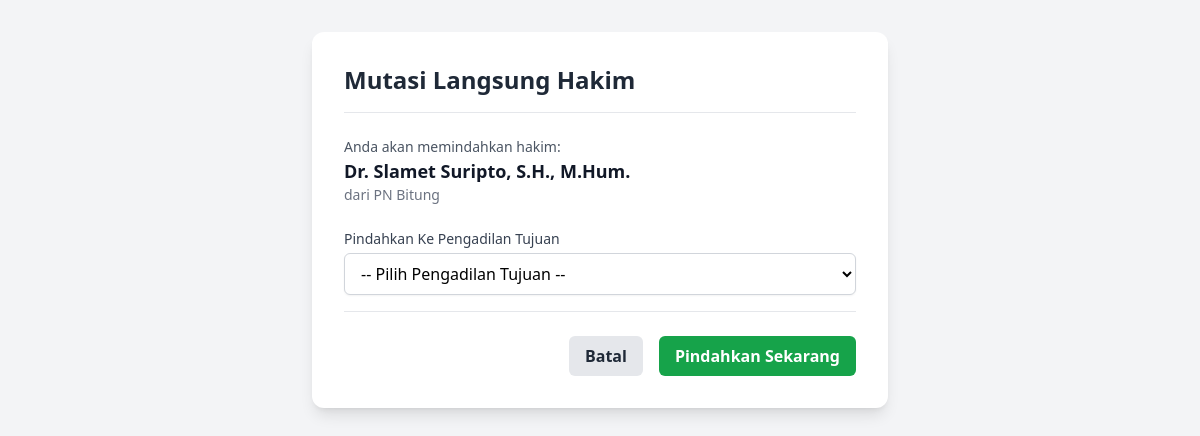
Page /mutasi.php?id=26 on the earlier database version.
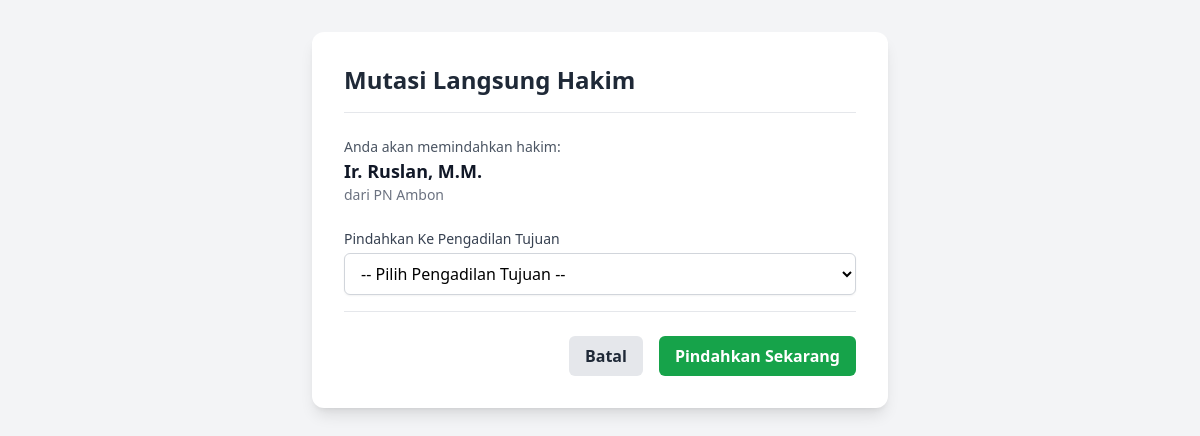
Same page on the later database version.
### tables this page shows
CREATE TABLE `hakim_perikanan` (
  `id` int(11) NOT NULL,
  `nama_hakim` varchar(255) NOT NULL,
  `nik` varchar(50) DEFAULT NULL,
  `foto` varchar(255) DEFAULT NULL,
  `id_pengadilan` int(11) NOT NULL,
  `asal_org` varchar(255) DEFAULT NULL,
  `jabatan` varchar(100) DEFAULT NULL,
  `kepres` varchar(255) DEFAULT NULL,
  `tgl_kepres` date DEFAULT NULL,
  `sk_dirjen` varchar(255) DEFAULT NULL,
  `tgl_sk_dirjen` date DEFAULT NULL,
  `masa_jabatan` varchar(50) DEFAULT NULL,
  `status_perpanjangan` varchar(255) DEFAULT NULL,
  `tanggal_habis` date DEFAULT NULL,
  `tmt_pn` date DEFAULT NULL,
  `tmt_hk` date DEFAULT NULL,
  `sk_pengangkatan_2` varchar(255) DEFAULT NULL,
  `tgl_sk_pengangkatan_2` date DEFAULT NULL
);

CREATE TABLE `pengadilan` (
  `id` int(11) NOT NULL,
  `nama_pengadilan` varchar(255) NOT NULL
);

### mutasi.php (the view, shortened to what this page needs)
<?php
require_once 'koneksi.php';
$hakim_id = isset($_GET['id']) ? intval($_GET['id']) : 0;
$stmt_hakim = $conn->prepare("SELECT h.nama_hakim, p.nama_pengadilan, p.id as id_pengadilan_asal FROM hakim_perikanan h JOIN pengadilan p ON h.id_pengadilan = p.id WHERE h.id = ?");
$stmt_hakim->bind_param("i", $hakim_id);
$stmt_hakim->execute();
$hakim = $stmt_hakim->get_result()->fetch_assoc();
?>
<!DOCTYPE html>
<html lang="id">
<head>
    <script src="https://cdn.tailwindcss.com"></script>
</head>
<body class="bg-gray-100">
<div class="container mx-auto p-4 sm:p-6 lg:p-8">
    <div class="max-w-xl mx-auto bg-white p-8 rounded-xl shadow-lg">
        <h1 class="text-2xl font-bold text-gray-800 border-b pb-4">Mutasi Langsung Hakim</h1>
        <div class="my-6">
            <p class="text-sm text-gray-600">Anda akan memindahkan hakim:</p>
            <p class="text-lg font-semibold text-gray-900"><?php echo htmlspecialchars($hakim['nama_hakim']); ?></p>
            <p class="text-sm text-gray-500">dari <?php echo htmlspecialchars($hakim['nama_pengadilan']); ?></p>
        </div>
        <form method="POST" action="mutasi.php?id=<?php echo $hakim_id; ?>">
            <div>
                <label for="id_pengadilan_tujuan" class="block text-sm font-medium text-gray-700">Pindahkan Ke Pengadilan Tujuan</label>
                <select name="id_pengadilan_tujuan" id="id_pengadilan_tujuan" required class="mt-1 block w-full px-3 py-2 border border-gray-300 bg-white rounded-md shadow-sm">
                    <option value="">-- Pilih Pengadilan Tujuan --</option>
                </select>
            </div>
            <div class="flex items-center justify-end space-x-4 pt-6 mt-4 border-t">
                <a href="perikanan_db.php" class="bg-gray-200 text-gray-800 px-4 py-2 rounded-md font-semibold hover:bg-gray-300">Batal</a>
                <button type="submit" class="text-white px-4 py-2 rounded-md font-semibold bg-green-600 hover:bg-green-700">
                    Pindahkan Sekarang
                </button>
            </div>
        </form>
    </div>
</div>
</body>
</html>

Differences in the rows shown:
changed hakim_perikanan: nama_hakim "Dr. Slamet Suripto, S.H., M.Hum." → "Ir. Ruslan, M.M."; id_pengadilan.nama_pengadilan "PN Bitung" → "PN Ambon"
